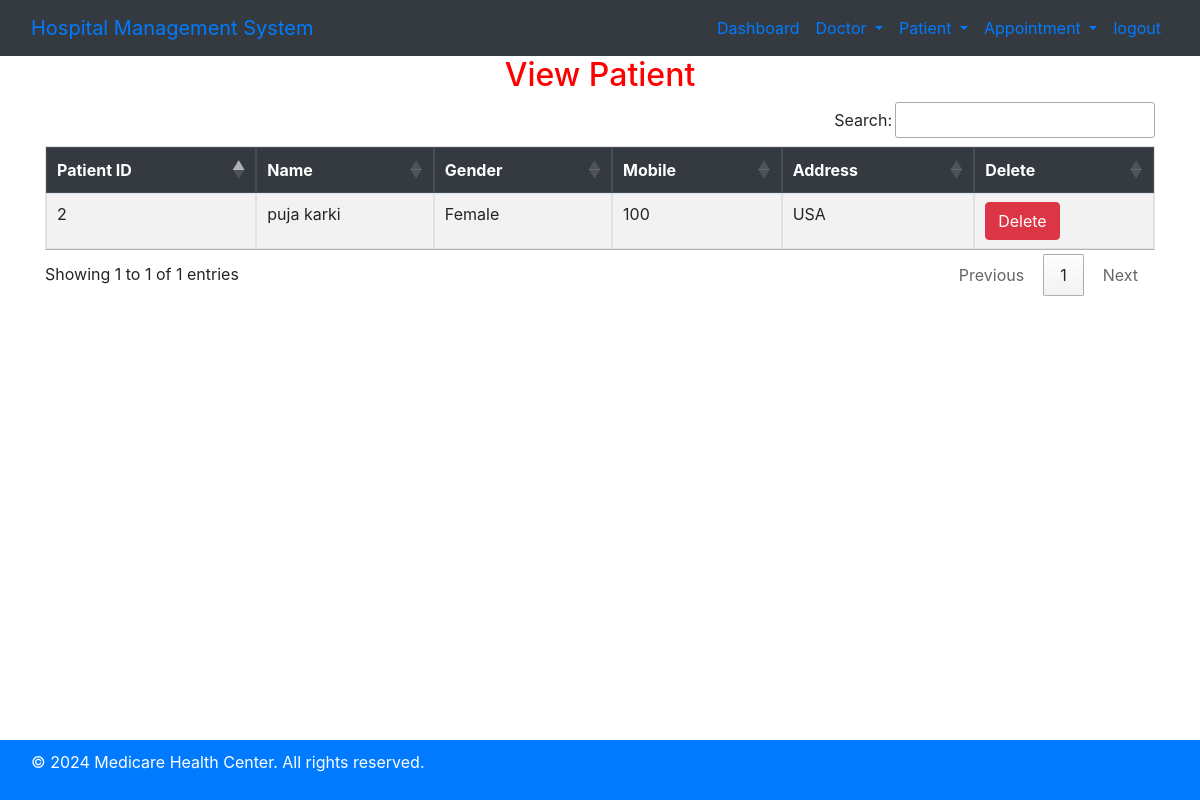
Before: /view_patient/ (signed in) with the older database file.
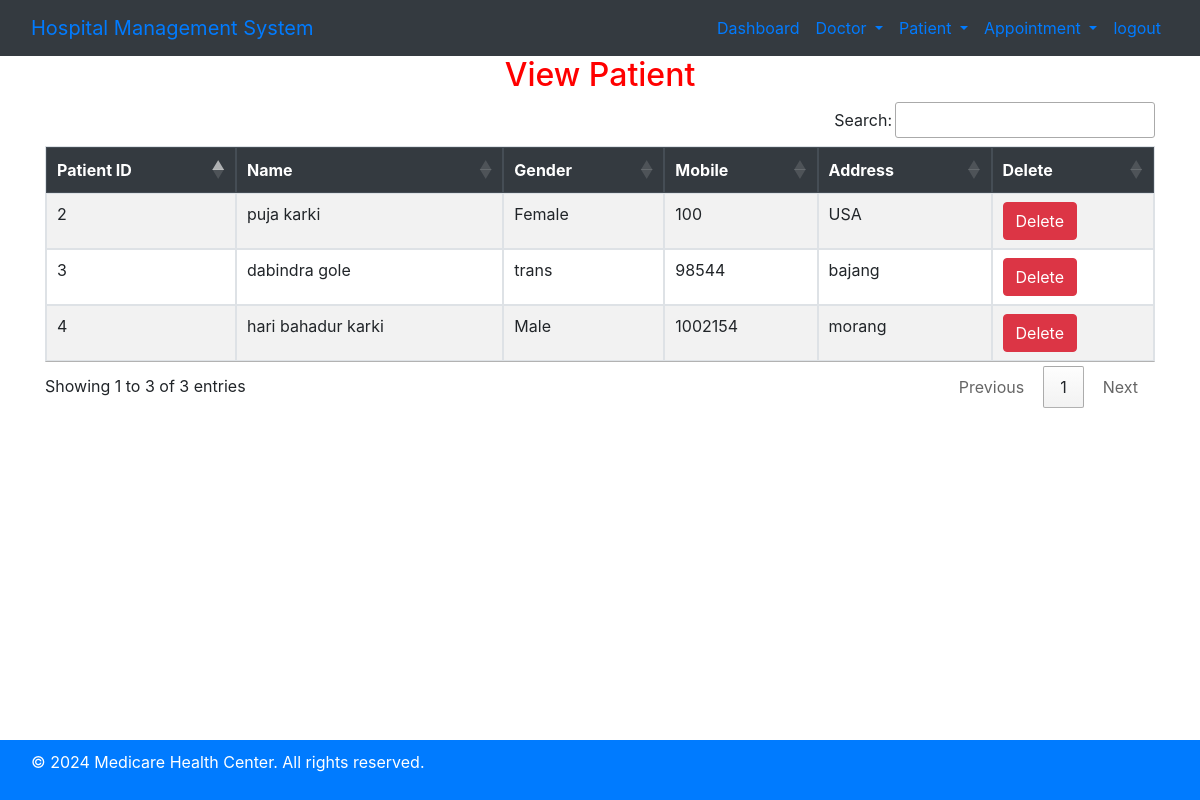
After: the same page with the newer database file.
### hospital/models.py (models this page shows, shortened)
class Patient(models.Model):
    name = models.CharField(max_length=50)
    gender = models.CharField(max_length=10)
    mobile = models.IntegerField(null=True)
    address = models.TextField()

### hospital/views.py (the view)
# urls.py: path('view_patient/',View_Patient,name='view_patient'),
def View_Patient(request):
    if not request.user.is_staff:
        return redirect('login')
    doc = Patient.objects.all()
    d = {'doc':doc}
    return render(request,'view_patient.html',d)

### hospital/templates/view_patient.html
{% include 'base.html' %}
{% include 'navigation.html' %}
<div class="container">
    <h2 class="text-center"  style="color:red;">View Patient</h2>
    <table id="example" class="table table-bordered table-striped">
        <thead class="thead-dark">
            <tr>
                <th>Patient ID</th>
                <th>Name</th>
                <th>Gender</th>
                <th>Mobile</th>
                <th>Address</th>
                <th>Delete</th>
            </tr>
        </thead>
        <tbody>
            {% for i in doc %}
            <tr>
                <td>{{ i.id }}</td>
                <td>{{ i.name }}</td>
                <td>{{ i.gender }}</td>
                <td>{{ i.mobile }}</td>
                <td>{{ i.address }}</td>
                <td>
                    <a href="{% url 'delete_patient' i.id %}" onclick="return confirm('Are you sure you want to delete?')" class="btn btn-danger">Delete</a>
                </td>
            </tr>
            {% endfor %}
        </tbody>
    </table>
</div>
{% include 'footer.html' %}

Changed rows visible on the page:
added Patient: id "3", name "dabindra gole", gender "trans", mobile "98544", address "bajang"
added Patient: id "4", name "hari bahadur karki", gender "Male", mobile "1002154", address "morang"
Other visible differences:
text written by a page script: "Search: Showing 1 to 1 of 1 entries Previous 1 Next" → "Search: Showing 1 to 3 of 3 entries Previous 1 Next"
